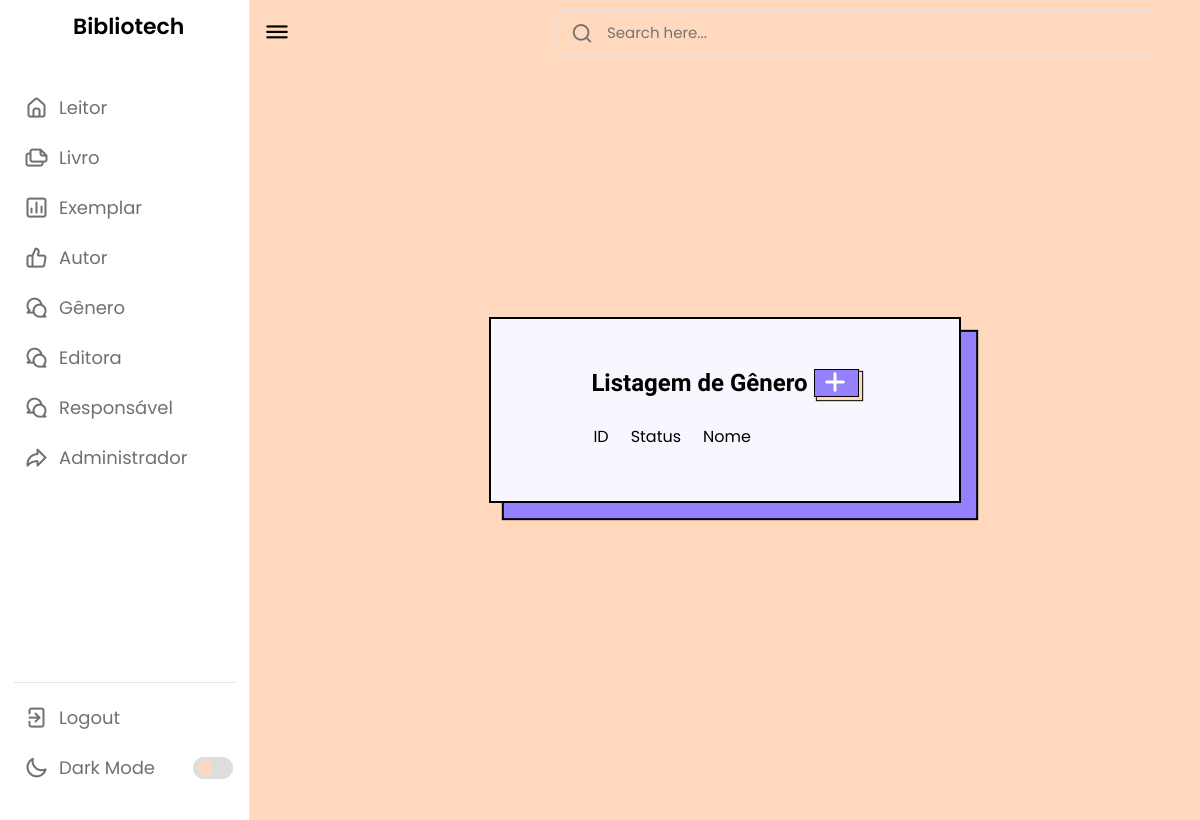
Page /listarGenero.php on the earlier database version.
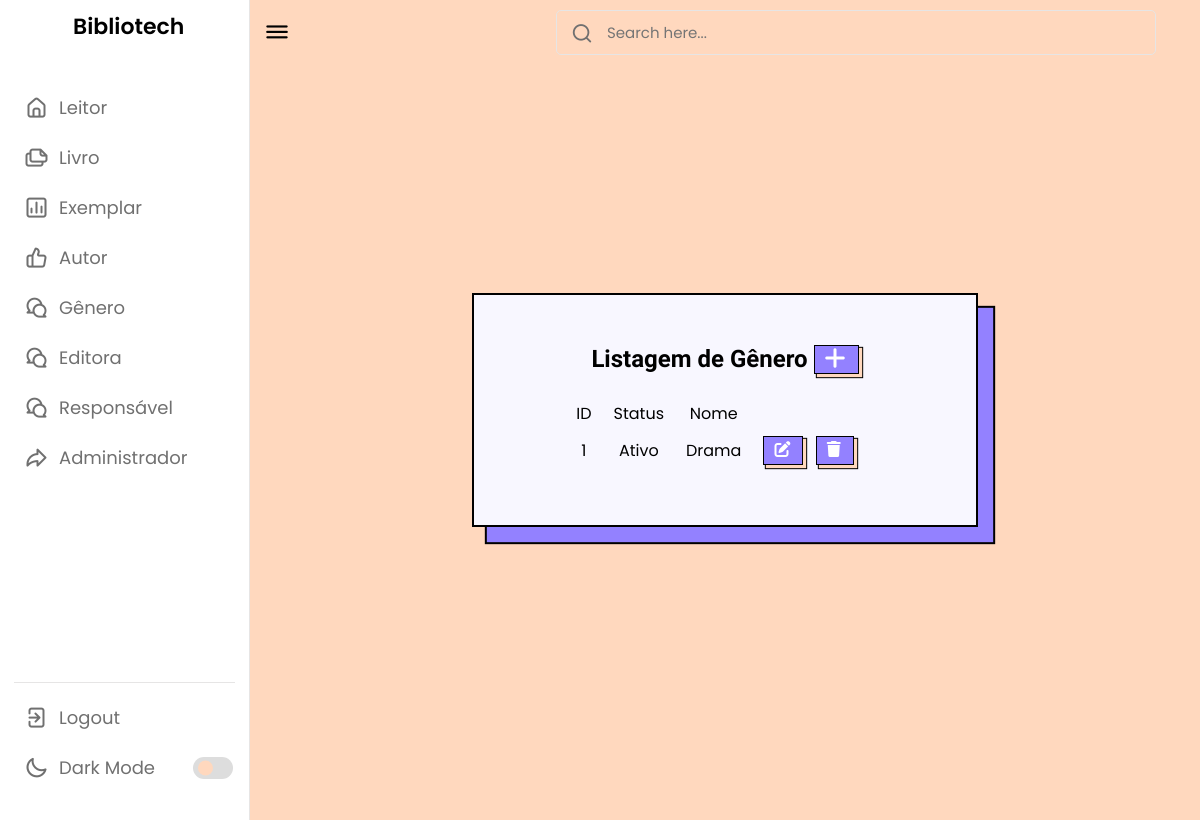
Same page on the later database version.
### tables this page shows
CREATE TABLE `genero` (
  `id` int(11) NOT NULL,
  `status` varchar(45) NOT NULL,
  `nome` varchar(100) NOT NULL
);

### listarGenero.php (the view, shortened to what the changed rows need)
<?php
require_once("conexao.php");
$sql = "select * from genero";
$resultado = mysqli_query($conexao, $sql);
?>
<!DOCTYPE html>
<html lang="pt-br">
<head>
    <link rel="stylesheet" href="css/style.css">
    <link rel="stylesheet" href="css/cadastrar.css">
    <link rel="stylesheet" href="https://unicons.iconscout.com/release/v4.0.0/css/line.css">
</head>
<body>
    <section class="dashboard">
        <div class="corpo">
            <div class="geekcb-wrapper">
                <form method="post" class="geekcb-form-contact">
                    <div class="listar">
                        <h2 style="font-family: 'Fjalla One'; text-align: center">Listagem de Gênero
                            <a href="cadastrarGenero.php" class="botao">
                                <i class="fa-solid fa-plus"></i>
                            </a>
                        </h2><br>
                        <table>
                            <thead>
                                <tr>
                                    <td>ID</td>
                                    <td>Status</td>
                                    <td>Nome</td>
                                </tr>
                            <tbody>
                                <?php while ($linha = mysqli_fetch_array($resultado)) { ?>
                                    <tr>
                                        <td>
                                            <?= $linha['id'] ?>
                                        </td>
                                        <td>
                                            <?= $linha['status'] ?>
                                        </td>
                                        <td>
                                            <?= $linha['nome'] ?>
                                        </td>
                                        <td>
                                            <a style="margin-right: 8px;" href="produtoAlterar.php? id=<?= $linha['id'] ?>" class="botao">
                                                <i class="fa-solid fa-pen-to-square"></i></a>
                                            <a href="listarGenero.php? id=<?= $linha['id'] ?>" class="botao"
                                                onclick="return confirm('Deseja mesmo excluir o cadastro?')">
                                                <i class="fa-sharp fa-solid fa-trash"></i> </a>
                                        </td>
                                    </tr>
                                <?php } ?>
                            </tbody>
                        </table>
                    </div>
                </form>
            </div>
        </div>
    </section>
</body>
</html>

Differences in the rows shown:
added genero: id "1", status "Ativo", nome "Drama"
